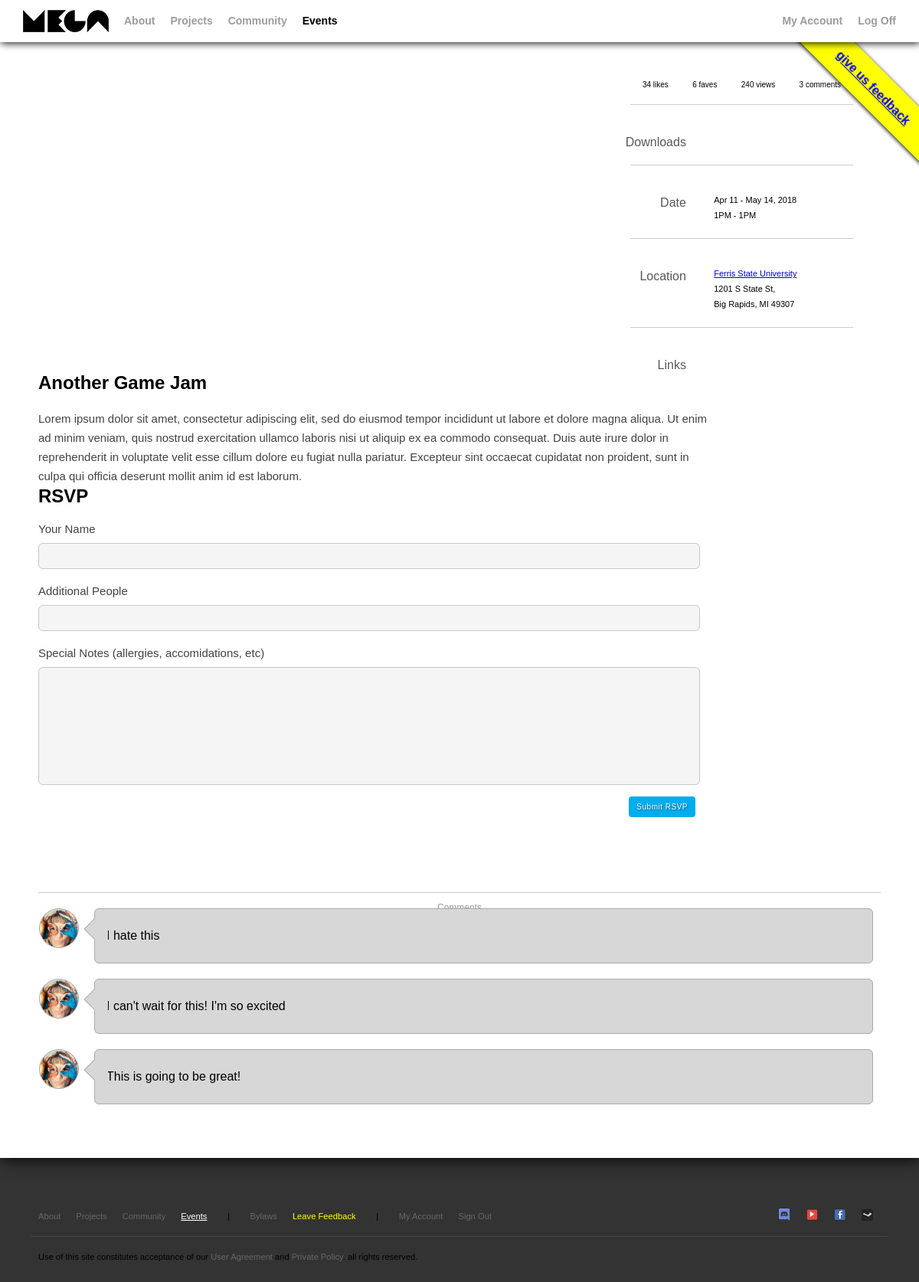
/event.php?id=3 (signed in), run on the app's committed database.
### tables this page shows
CREATE TABLE `events` (
  `id` int(11) NOT NULL,
  `date_start` datetime NOT NULL,
  `date_end` datetime NOT NULL,
  `title` varchar(64) NOT NULL,
  `description` text NOT NULL,
  `location` varchar(128) NOT NULL,
  `location_link` varchar(128) NOT NULL,
  `address` varchar(128) NOT NULL,
  `city_state_zip` varchar(128) NOT NULL,
  `image` varchar(255) NOT NULL
);

CREATE TABLE `comments_events` (
  `id` int(11) NOT NULL,
  `event_id` int(11) NOT NULL,
  `user_id` int(11) NOT NULL,
  `date_posted` datetime NOT NULL DEFAULT CURRENT_TIMESTAMP,
  `comment` text NOT NULL
);

### api/class.CoolDB.php (called while the page is built, shortened)
<?
class CoolDB {
    static $pdo;
    private $query = "";
    private $params = array();
    private $table;
    function connect(){
        if(empty(CoolDB::$pdo)) CoolDB::$pdo = new PDO(DB::HOST, DB::USER, DB::PASS);
        return CoolDB::$pdo ? true : false;
    }
    function clear(){
        $this->query = "";
        $this->params = array();
    }
    function table($table){
        $this->table = CoolDB::escapeField($table);
        return $this;
    }
    function select($fields = "*", bool $filterFields = true) {
        if($filterFields === true){
            if (is_string($fields)) $fields = CoolDB::escapeField($fields);
            if (empty($fields)) $fields = "*";
        }
        $this->query = "SELECT {$fields} FROM {$this->table}";
        return $this;
    }
    function where($conditions, $and = true){
        if(!empty($conditions)) {
            $this->query .= " WHERE ";
        }
        return $this;
    }
    private function fromConditions($conditions, $and = true) {
        $fields = [];
        foreach ($conditions as $field => $val) {
            $field = CoolDB::escapeField($field);
            if      ($val === null ) $fields []= " {$field} IS NULL ";
            elseif  ($val === true ) $fields []= " {$field} = TRUE ";
            elseif  ($val === false) $fields []= " {$field} = FALSE ";
            else {
                $fields []= " {$field} = ? ";
                $this->params []= $val;
            }
        }
        $glu = ($and == true) ? 'AND' : 'OR';
        $fields = implode($glu, $fields);
        $this->query .= "({$fields})";
    }
    function execute(){
        return $this->query($this->query, $this->params);
    }
    function query(string $query, array $params){
        $stmt = CoolDB::$pdo->prepare($query);
        $stmt->execute($params);
        $res = (array) $stmt->fetchAll(PDO::FETCH_ASSOC);
        return $res;
    }
    static function escapeField(string $string): string {
        $string = trim($string);
        if(preg_match('/^[a-zA-Z_][a-zA-Z0-9_]*$/', $string) === 0) return "";
        return "`{$string}`";
    }
}
?>

### api/class.User.php (called while the page is built, shortened)
<?
include_once "class.CoolDB.php";
class User {
    private static $current;
    private static function setCurrent(array $row){
        $user = $row;
        $uid = intval($user['id']);
        unset($user['hash']);
        User::$current = $user;
    }
    static function current(){
        if(!empty(User::$current)) return User::$current;
        if(array_key_exists('userid', $_SESSION)) {
            $id = intval($_SESSION['userid']);
            $db = new CoolDB();
            $res = $db->table('users')->select()->where(['id' => $id])->execute();
            if(count($res) > 0) {
                return User::$current;
            }
        }
        return null;
    }
    static function isLoggedIn():bool {
        $user = User::current();
        return (!empty($user));
    }
}
?>

### api/functions.php (called while the page is built, shortened)
<?
function get(string $str){
    if(array_key_exists($str, $_GET)) return $_GET[$str];
    return '';
}
?>

### event.php (the view, shortened to what this page needs)
<?
include_once "api/functions.php";
include_once "includes/templates.php";
include_once "api/class.CoolDB.php";
$db = new CoolDB();
$id = intval(get("id"));
$event_sql = "SELECT * FROM `events` WHERE `id` = ?";
$comment_sql = "SELECT * FROM `comments_events` WHERE `event_id` = ? ORDER BY `comments_events`.`date_posted` DESC";
$event = $db->query($event_sql, array($id));
$comments = $db->query($comment_sql, array($id));
$event = $event[0];
$sd = new DateTime($event["date_start"]);
$fsd = date_format($sd, 'M d, Y h:i');
$psd = date_parse($fsd);
$ed = new DateTime($event["date_end"]);
$fed = date_format($ed, 'M d, Y h:i');
$ped = date_parse($fed);
if($psd['year'] == $ped['year'] && $psd['month'] == $ped['month']&& $psd['day'] == $ped['day']) {
    $mdy = date_format($sd, 'M d, Y');
    $time = date_format($sd, 'gA')." - ".date_format($ed, 'gA');
} else if($psd['year'] == $ped['year'] && $psd['month'] == $ped['month']&& $psd['day'] != $ped['day']) {
    $mdy = date_format($sd, 'M d').' - '.date_format($ed, 'd').', '.date_format($sd, 'Y');
    $time = date_format($sd, 'gA')." - ".date_format($ed, 'gA');
} else if($psd['year'] == $ped['year'] && $psd['month'] != $ped['month']) {
    $mdy = date_format($sd, 'M d').' - '.date_format($ed, 'M d').', '.date_format($sd, 'Y');
    $time = date_format($sd, 'gA')." - ".date_format($ed, 'gA');
} else if($psd['year'] != $ped['year']) {
    $mdy = date_format($sd, 'M d, Y').' - '.date_format($ed, 'M d, Y');
    $time = date_format($sd, 'gA')." - ".date_format($ed, 'gA');
}
beginPage("events", "styles/event.css");
mainMenu();
?>
<div class="tray">
</div>
<div class="content">
    <aside>
        <div class="stats">
            <div>34 likes</div>
            <div>6 faves</div>
            <div>240 views</div>
            <div><?=count($comments)?> comments</div>
        </div>
        <div class="hr"></div>
        <div class="split">
            <div>Downloads</div>
        </div>
        <div class="hr"></div>
        <div class="split">
            <div>Date</div>
            <div>
                <ul>
                    <li><time><?=$mdy?></time></li>
                    <li><time><?=$time?></time></li>
                </ul>
            </div>
        </div>
        <div class="hr"></div>
        <div class="split">
            <div>Location</div>
            <div>
                <ul>
                    <?
                    if (empty($event['location_link'])) {
                        ?><li class="work"><?=$event['location']?></li><?
                    } else {
                         ?><li><a href="<?=$event['location_link']?>" class="work"><?=$event['location']?></a></li><?
                    }
                    ?>
                    <li><address><?=$event['address'].","?></address></li>
                    <li><address><?=$event['city_state_zip']?></address></li>
                </ul>
            </div>
        </div>
        <div class="hr"></div>
        <div class="split">
            <div>Links</div>
        </div>
    </aside>
    <section>
        <div class="description">
            <h1><?=$event["title"]?></h1>
            <article>
                <?=$event["description"]?>
            </article>
        </div>
    </section>
    <section>
        <div class="rsvp">
            <h1>RSVP</h1>
            <form>
                <div>
                    <h1>Your Name</h1>
                    <input type="text">
                </div>
                <div>
                    <h1>Additional People</h1>
                    <input type="text">
                </div>
                <div>
                    <h1>Special Notes (allergies, accomidations, etc)</h1>
                    <input type="text">
                </div>
                <div>
                    <button>Submit RSVP</button>
                </div>
            </form>
        </div>
    </section>
    <section>
        <div class="hr"><h3><span>Comments</span></h3></div>
        <?
        foreach ($comments as $comment) {
            comment($comment['comment']);
        }
        ?>
    </section>
</div>
<? endPage(); ?>

### includes/templates.php (shortened to what this page needs)
<?
include_once "api/class.User.php";
function beginPage(string $class = "", $css = null){
    if(is_string($css)) $css = array($css);
    ?><!doctype html><html lang="en-US">
    <head><link href="styles/main.css" rel="stylesheet">
    <? if(is_array($css)){
        foreach($css as $file){
            echo "<link href='{$file}' rel='stylesheet'>";
        }
    } ?>
    </head><body class="<? echo $class; ?>">
    <div id="bug-issues"><a href="https://github.com/nickworks/megaworks/issues" target="_blank">give us feedback</a></div>
<?}
function endPage(){
    $showProfile = User::isLoggedIn();
    ?><footer class="footer">
        <nav>
            <ul>
                <li><a class="about" href="about.php">About</a></li>
                <li><a class="projects" href="projects.php">Projects</a></li>
                <li><a class="talk" href="talk.php">Community</a></li>
                <li><a class="events" href="events.php">Events</a> </li>
                <li>|</li>
                <li><a class="bylaws" href="https://docs.google.com/document/d/1GaI0X1x5A0B0OwSkmx-xA56ebZ8_UZMd-PDjs18u9YQ/edit?usp=sharing">Bylaws</a></li>
                <li><a id="feedback" href="https://github.com/nickworks/megaworks/issues">Leave Feedback</a> </li>
                <li>|</li>
                <? if($showProfile) { ?>
                    <li><a class="profile" href="profile.php">My Account</a></li>
                    <li><a href="logout.php">Sign Out</a></li>
                <? } else { ?>
                    <li><a class="login" href="login.php">Login</a></li>
                    <li><a class="signup" href="signup.php">Sign Up</a></li>
                <? } ?>
                <li class="spacer"></li>
                <li><a class="discord" href="https://discord.gg/jySFz6V" target="_blank"><span class="hide">Discord</span></a> </li>
                <li><a class="youtube" href="https://youtu.be/cSGKClvHmrI" target="_blank"><span class="hide">Youtube</span></a></li>
                <li><a class="facebook" href="https://www.facebook.com/groups/31875193841/" target="_blank"><span class="hide">Facebook</span></a></li>
                <li><a class="steam" href="https://steamcommunity.com/groups/fsu-dagd" target="_blank"><span class="hide">Steam</span></a></li>
            </ul>
        </nav>
        <div class="hr"><h3></h3></div>
        <div class="copyright">
            <p>Use of this site constitutes acceptance of our <a href="about.php">User Agreement</a> and <a href="about.php">Private Policy</a>. all rights reserved.</p>
        </div>
        </footer>
    </body>
</html>
<?}
function mainMenu(){
$showProfile = User::isLoggedIn();
?>
<nav class="main">
    <a href="index.php"><div id="logo"></div></a>
    <ul>
        <li><a class="about" href="about.php">About</a></li>
        <li><a class="projects" href="projects.php">Projects</a></li>
        <li><a class="talk" href="talk.php">Community</a></li>
        <li><a class="events" href="events.php">Events</a></li>
        <li class="spacer"></li>
        <? if($showProfile) { ?>
            <li><a class="profile" href="profile.php">My Account</a></li>
            <li><a href="logout.php">Log Off</a></li>
        <? } else { ?>
            <li><a class="login" href="login.php">Login</a></li>
        <? } ?>
    </ul>
</nav>
<?}
function event(string $id, string $time, string $title, string $location, string $location_link, string $description, string $eventImage){?>
<?}
function comment(string $comment){?>
<div class="comment">
    <div class="avatar">
        <img src="imgs/placeholder-avatar1.jpg">
    </div>
    <div class="bubble">
        <p><?=$comment?></p>
        <div class="arrow left-top">
            <div class="blocker"></div>
        </div>
    </div>
</div>
<?}
?>

### styles/main.css (style rules this page uses)
body { margin:0; font-family:"Helvetica", "Arial", sans-serif; background:#333; }
#bug-issues { position:fixed; top:90px; right:-90px; width:300px; height:50px; background:#FF0; z-index:9998; transform:rotate(45deg); line-height:50px; text-align:center; box-shadow:0px 1px 5px #000; font-weight:bold; }
nav.main { position:fixed; left:0; top:0; width:100%; height:55px; background:#FFF; box-shadow:1px 1px 10px #000; min-width:480px; z-index:9999; }
nav.main ul { list-style:none; margin:0; padding:0; display:flex; }
nav.main li.spacer { flex-grow:1; }
nav.main ul a { line-height:55px; margin-left:20px; font-size:14px; font-weight:bold; text-decoration:none; color:#9c9c9c; }
nav.main ul li:last-child { padding-right: 30px; }
aside .split { clear:both; padding:15px 0; }
aside .split ul { margin:0; padding:0; list-style:none; line-height: 20px; }
aside .hr { width:80%; }
nav.main ul a:hover, body.about nav.main a.about, body.talk nav.main a.talk, body.projects nav.main a.projects, body.project nav.main a.projects, body.events nav.main a.events, body.event nav.main a.event, body.home nav.main a.profile, body.signup nav.main a.login, body.login nav.main a.login { color:#000; }
#logo { background:url(../imgs/logo.png); background-repeat:no-repeat; width:112px; height:29px; float:left; margin:13px 0 0 30px; }
.tray { padding:80px 0 30px; }
.avatar img { object-fit:cover; object-position:center; width:50px; height:50px; }
.content { background:#FFF; box-shadow: 1px 1px 20px #000; padding:50px 50px 50px; }
.content article { width:66%; float:left; }
.content > section { clear:both; }
.content .hr { border-bottom:1px solid #CCC; margin:0 auto 20px; padding:20px 0 0; clear:both; position:relative; }
.content aside { width:33%; float:right; font-size:11px; }
.bubble { background:#d7d7d7; border:1px solid #AAA; border-radius:6px; padding:10px; position:relative; min-height: 50px; }
.comment .bubble { margin:0 10px; padding:10px 10px 10px 15px; flex-grow:3; }
.comment p, .comment h1 { float:left; }
.comment p { clear:left; }
.bubble .arrow { position:absolute; }
.bubble .arrow.left-top { left:-10px; top:15px; }
.bubble .blocker { display:block; background:#d7d7d7; position:absolute; z-index:5; }
.bubble .left-top .blocker { width:17px; height:33px; left:10px; top:-5px; }
.avatar { width:50px; height:50px; min-width:50px; background:#d7d7d7; border-radius:50%; float:left; margin:0 10px 0 1px; border:1px solid #AAA; overflow:hidden; }
.hr h3 { font-size:12px; font-weight:normal; margin:0; text-align:center; position:absolute; top:33px; left:0; width:100%; color:#999; }
.stats { font-size:10px; padding:0 10%; display:flex; flex-direction:row; flex-wrap:nowrap; justify-content:space-around; }
.split > div { width:60%; float:left; }
.split > div:first-child { text-align:right; width:30%; margin-right:10%; color:#575757; font-size:16px; padding:5px 0 0; }
.hr h3 span { background:#FFF; padding:0 10px; }
.comment { display:flex; flex-direction:row; flex-wrap:nowrap; justify-content:space-between; margin:20px 0; }
footer.footer ul { list-style:none; padding:20px; margin:0; display:flex; }
footer.footer ul li.spacer { flex-grow:1; }
footer.footer ul li { padding:0 10px; min-width:16px; text-align:center; position:relative; }
footer.footer { padding:50px 20px; font-size:70%; }
footer.footer a { color:#666; text-decoration:none; transition:color .2s; }
footer.footer a#feedback { color: #FF0; }
footer.footer a:hover, body.about footer.footer a.about, body.talk footer.footer a.talk, body.projects footer.footer a.projects, body.events footer.footer a.events, body.home footer.footer a.profile, body.login footer.footer a.login, body.signup footer.footer a.signup, body.bylaws footer.footer a.bylaws { color:#fff; text-decoration:underline; }
.hr { border-bottom:1px solid #444; margin:0px 20px; padding:0; clear:both; }
.copyright p { margin:0 10px; }
.copyright { margin:20px; }
a.discord, a.facebook, a.youtube, a.steam { display:inline-block; background:url(../imgs/discord.ico); width:16px; height:16px; position:absolute; left:0; bottom:0; }
a.discord { background:url(../imgs/icon-discord.png); }
a.facebook { background:url(../imgs/icon-facebook.png); }
a.youtube { background:url(../imgs/icon-youtube.png); }
a.steam { background:url(../imgs/icon-steam.png); }
button { cursor: pointer; }

### data on the page
events: mdy "Apr 11 - May 14, 2018", time "1PM - 1PM", location "Ferris State University", address "1201 S State St", city_state_zip "Big Rapids, MI 49307", title "Another Game Jam", description "Lorem ipsum dolor sit amet, consectetur adipiscing elit, sed do eiusmod tempor incididunt ut labore et dolore magna aliqua. Ut enim ad minim veniam, quis nostrud exercitation ullamco laboris nisi ut aliquip ex ea commodo consequat. Duis aute irure dolor in reprehenderit in voluptate velit esse cillum dolore eu fugiat nulla pariatur. Excepteur sint occaecat cupidatat non proident, sunt in culpa qui officia deserunt mollit anim id est laborum."
comments_events: comment "I hate this"
comments_events: comment "I can't wait for this! I'm so excited"
comments_events: comment "This is going to be great!"

### other printed values
count($comments) "3"
